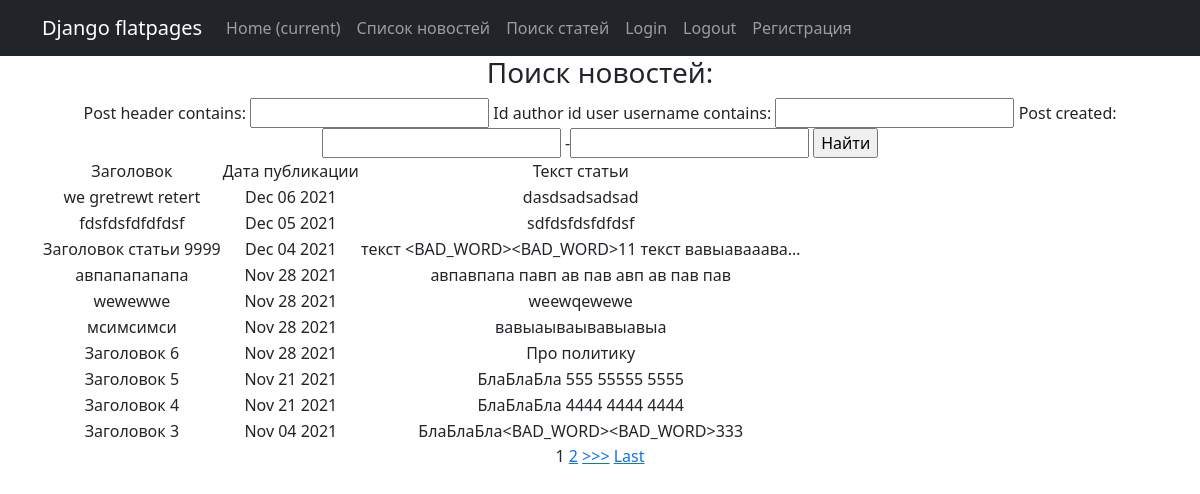
Before: /news/search with the older database file.
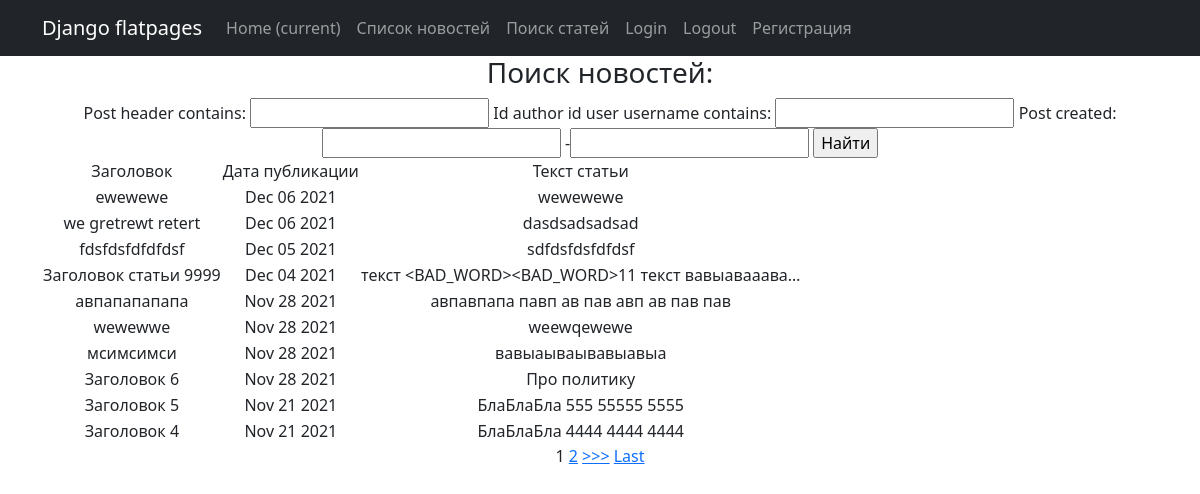
After: the same page with the newer database file.
### news/models.py (models this page shows, shortened)
class Post(models.Model):
    article = 'A'
    news = 'N'
    POSTING_TYPE = [(article, 'статья'), (news, 'новость')]
    id_author = models.ForeignKey(Author, on_delete=models.CASCADE)
    post_type = models.CharField(max_length=1, choices=POSTING_TYPE, default=article)
    post_created = models.DateTimeField(auto_now_add=True)
    id_post_category = models.ManyToManyField(Category, through="PostCategory")
    post_header = models.CharField(max_length=255)
    post_text = models.TextField()
    post_rating = models.IntegerField(default=0)

### news/views.py (the view)
# urls.py: path('search', NewsSearch.as_view()),
class NewsSearch(ListView):
    model = Post
    template_name = 'news_search.html'
    context_object_name = 'search'
    ordering = ['-post_created']
    paginate_by = 10
    def get_filter(self):
        return NewsFilter(self.request.GET, queryset=super().get_queryset())
    def get_queryset(self):
        return self.get_filter().qs
    def get_context_data(self, *args, **kwargs):
        return {
            **super().get_context_data(*args, **kwargs),
            'filter': self.get_filter()
        }

### news/templatetags/custom_filters.py (called while the page is built)
@register.filter(name='censor')
def censor(value):
    bad_words = ['1111', '2222', '3333']#словарь плохих слов.
    if isinstance(value, str):
        for bad in bad_words:
            value = value.replace(bad, '<BAD_WORD>')
        return value
    else:
        raise ValueError(f'Не является строкой: {type(value)}')

### templates/news_search.html (shortened to what this page needs)
{% extends 'flatpages/default.html' %}
{% load custom_filters %}
{% block content %}
<h3>Поиск новостей: </h3>
<form method="GET">
    {{ filter.form }}
    <input type="submit" value="Найти">
</form>
 {% if search %}
        <table>
            <tr>
                <td>
                    Заголовок
                </td>
                <td>
                    Дата публикации
                </td>
                <td>
                    Текст статьи
                </td>
            </tr>
               {% for nw in search %}
            <tr>
                <td>
                    {{ nw.post_header }}
                </td>
                <td>
                    {{ nw.post_created|date:'M d Y' }}
                </td>
                <td>
                    {{ nw.post_text|censor|truncatechars:50 }}
                </td>
            </tr>
        {% endfor %}
        </table>
    {% else %}
        <h2>Новостей нет!</h2>
    {% endif %}
{% if is_paginated %}
    {% for num in page_obj.paginator.page_range %}
        {% if page_obj.number == num %}
            <a>{{ num }}</a>
        {% elif num > page_obj.number|add:'-3' and num < page_obj.number|add:'3' %}
            <a href="?page={{ num }}">{{ num }}</a>
        {% endif %}
    {% endfor %}
    {% if page_obj.has_next %}
        <a href="?page={{ page_obj.next_page_number }}">>>></a>
        <a href="?page={{ page_obj.paginator.num_pages }}">Last</a>
    {% endif %}
{% endif %}
{% endblock content %}

Changed rows visible on the page:
no longer on this page (row unchanged): Post: post_header "Заголовок 3", post_created "Nov 04 2021", post_text|censor "БлаБлаБла<BAD_WORD><BAD_WORD>333"
added Post: post_header "ewewewe", post_created "Dec 06 2021", post_text|censor "wewewewe"
